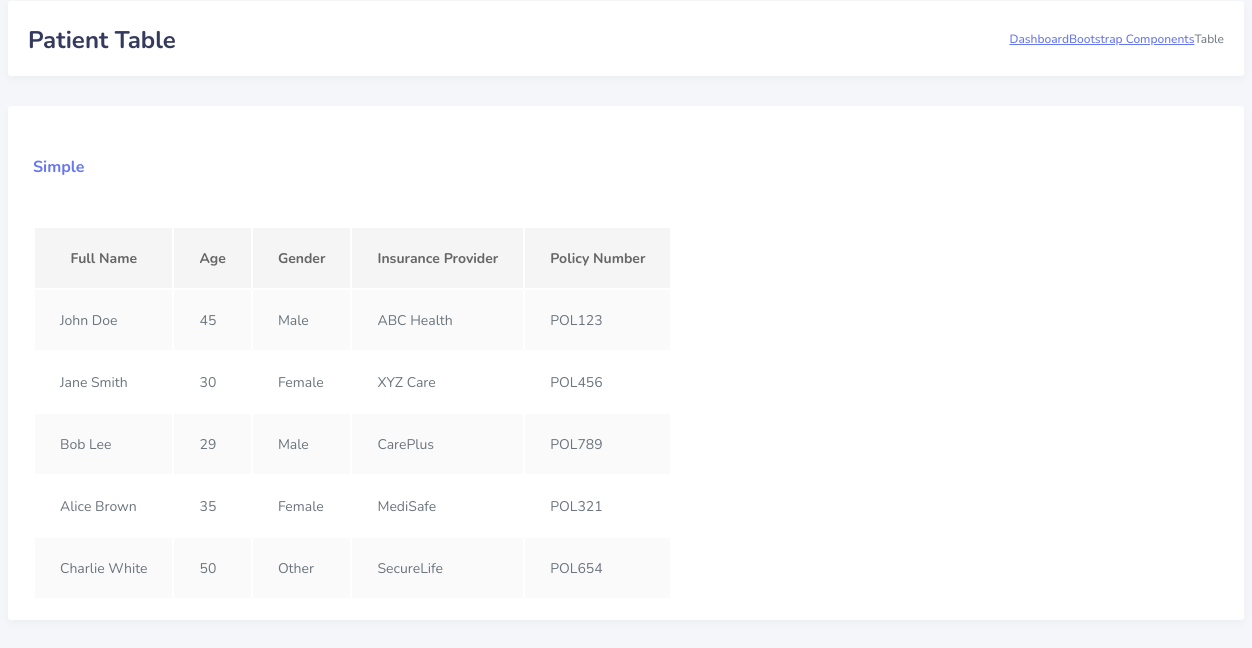
The page / on the database its author committed.
### pams/models.py (models this page shows, shortened)
class Patient(models.Model):
    GENDER_CHOICES = (
        ('M', 'Male'),
        ('F', 'Female'),
        ('O', 'Other'),
    )
    full_name = models.CharField(max_length=100)
    age = models.IntegerField()
    gender = models.CharField(max_length=1, choices=GENDER_CHOICES)
    insurance_provider = models.CharField(max_length=100)
    policy_number = models.CharField(max_length=100)

### pams/views.py (the view)
# urls.py: path('', views.patient_list, name='patient_list'),
def patient_list(request):
    patients = Patient.objects.all()
    return render(request, 'patient_list.html', {'patients': patients})

### pams/templates/patient_list.html (shortened to what this page needs)
{% load static %}
<!DOCTYPE html>
<html lang="en">
<head>
  <link rel="stylesheet" href="{% static 'stisla/assets/css/style.css' %}" />
  <link rel="stylesheet" href="{% static 'stisla/assets/css/components.css' %}" />
</head>
<body>
  <section class="section">
    <div class="section-header">
      <h1>Patient Table</h1>
      <div class="section-header-breadcrumb">
        <div class="breadcrumb-item active"><a href="#">Dashboard</a></div>
        <div class="breadcrumb-item"><a href="#">Bootstrap Components</a></div>
        <div class="breadcrumb-item">Table</div>
      </div>
    </div>
    <div class="section-body">
      <div class="row">
        <div class="col-12 col-md-6 col-lg-6">
          <div class="card">
            <div class="card-header">
              <h4>Simple</h4>
            </div>
            <div class="card-body">
              <table class="table table-striped table-bordered">
                <thead>
                  <tr>
                    <th>Full Name</th>
                    <th>Age</th>
                    <th>Gender</th>
                    <th>Insurance Provider</th>
                    <th>Policy Number</th>
                  </tr>
                </thead>
                <tbody>
                  {% for patient in patients %}
                  <tr>
                    <td>{{ patient.full_name }}</td>
                    <td>{{ patient.age }}</td>
                    <td>{{ patient.get_gender_display }}</td>
                    <td>{{ patient.insurance_provider }}</td>
                    <td>{{ patient.policy_number }}</td>
                  </tr>
                  {% empty %}
                  <tr>
                    <td colspan="5" class="text-center">No patients found.</td>
                  </tr>
                  {% endfor %}
                </tbody>
              </table>
            </div>
          </div>
        </div>
      </div>
    </div>
  </section>
</body>
</html>

### rows shown on the page
Patient: full_name "John Doe", age "45", gender "Male", insurance_provider "ABC Health", policy_number "POL123"
Patient: full_name "Jane Smith", age "30", gender "Female", insurance_provider "XYZ Care", policy_number "POL456"
Patient: full_name "Bob Lee", age "29", gender "Male", insurance_provider "CarePlus", policy_number "POL789"
Patient: full_name "Alice Brown", age "35", gender "Female", insurance_provider "MediSafe", policy_number "POL321"
Patient: full_name "Charlie White", age "50", gender "Other", insurance_provider "SecureLife", policy_number "POL654"
